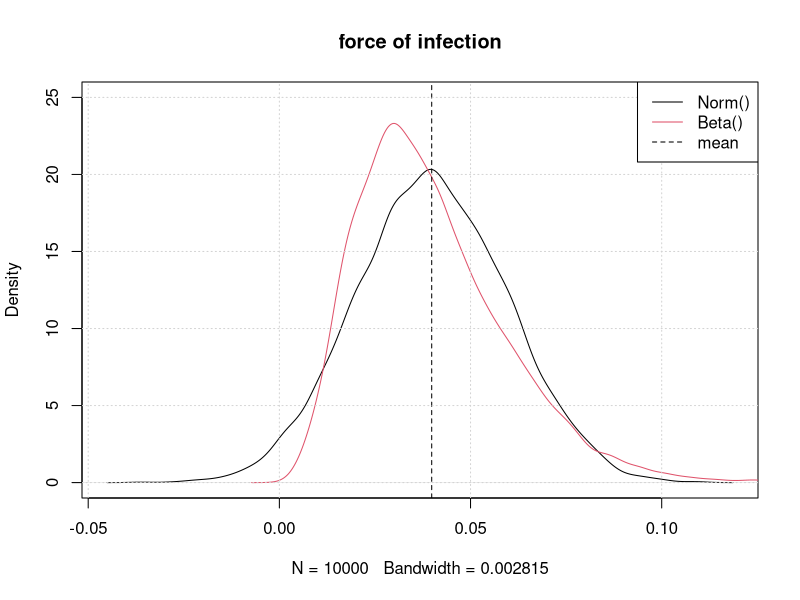
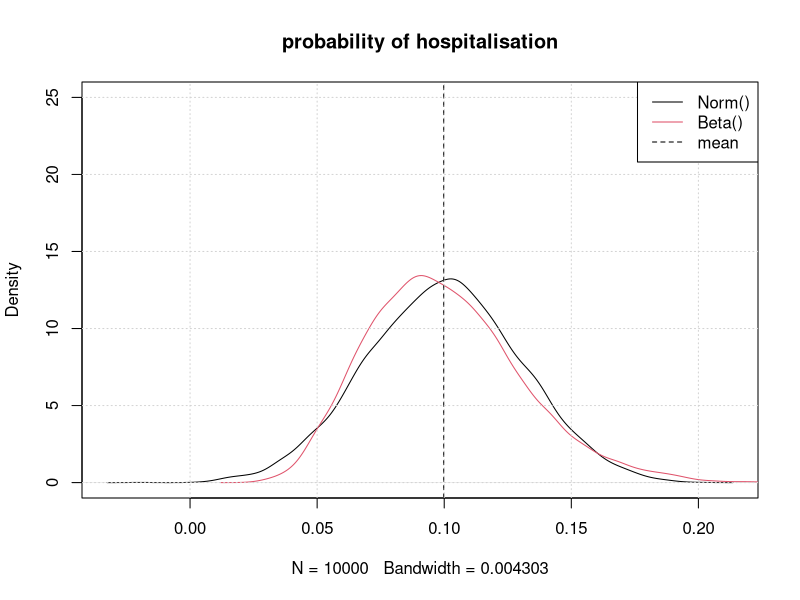
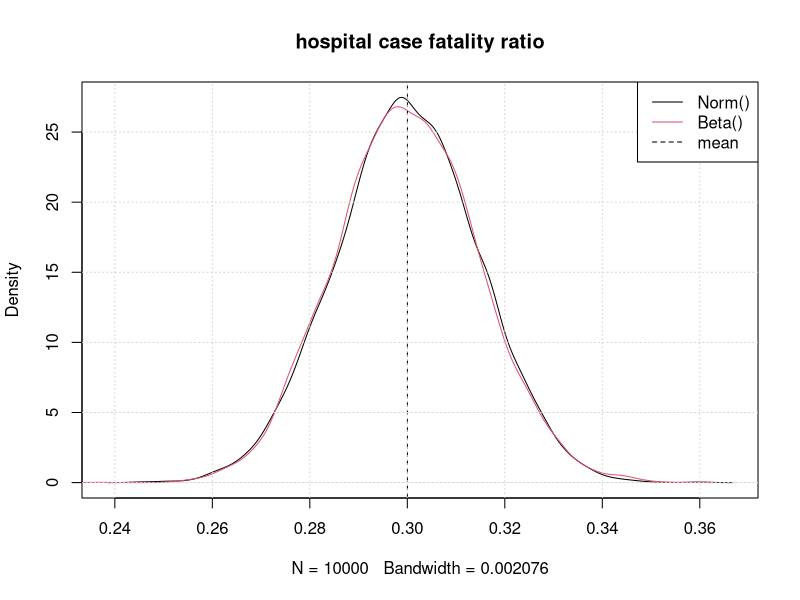
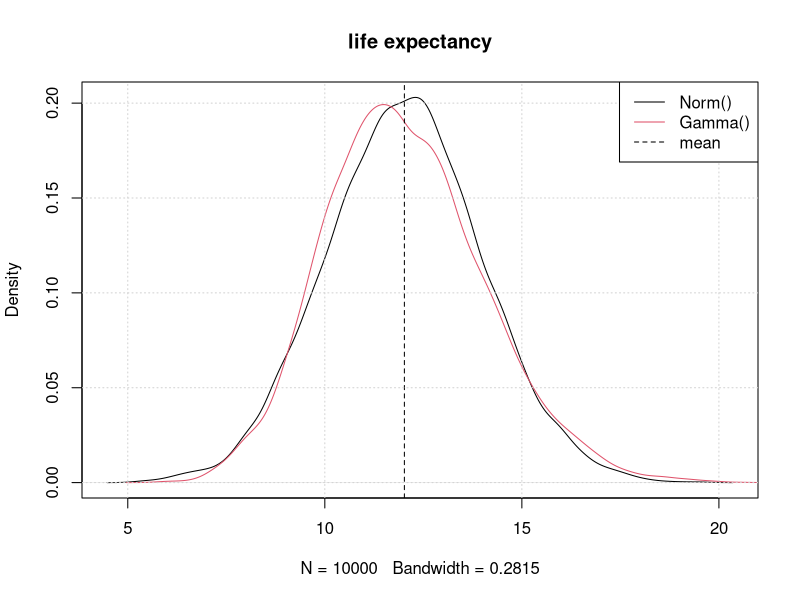
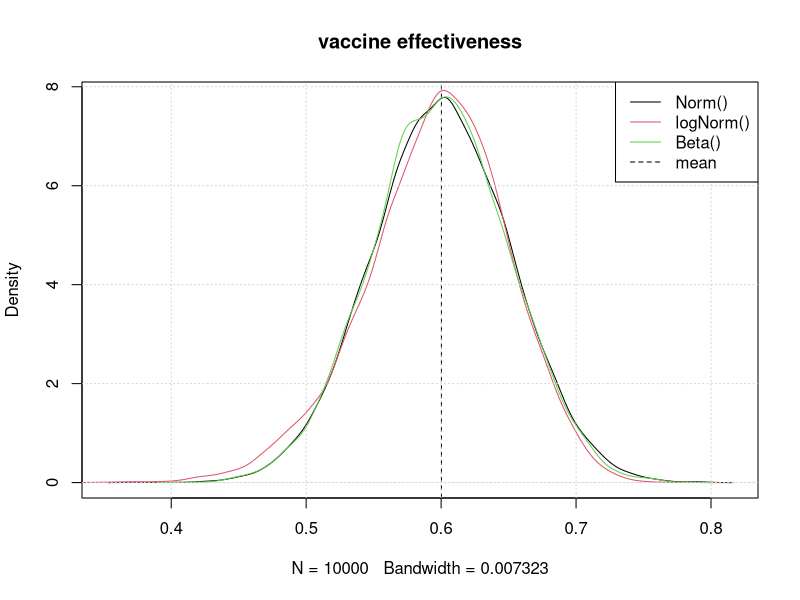
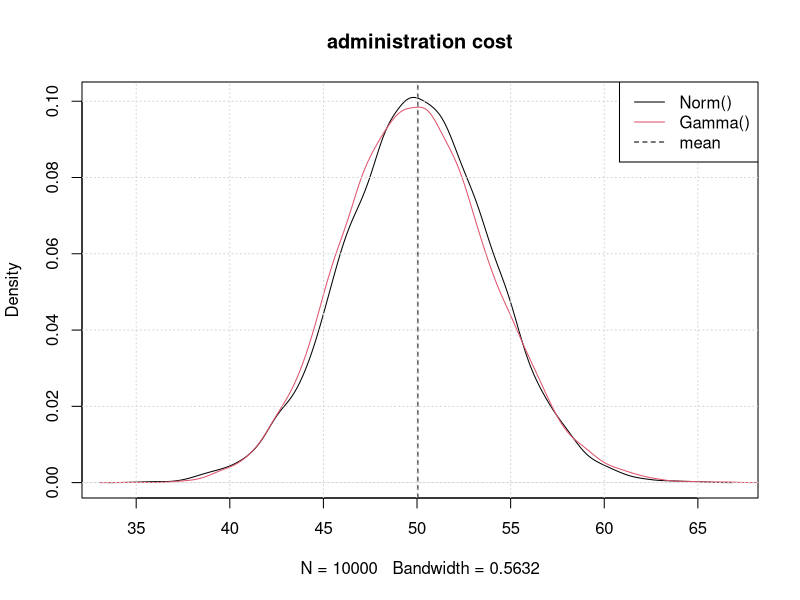
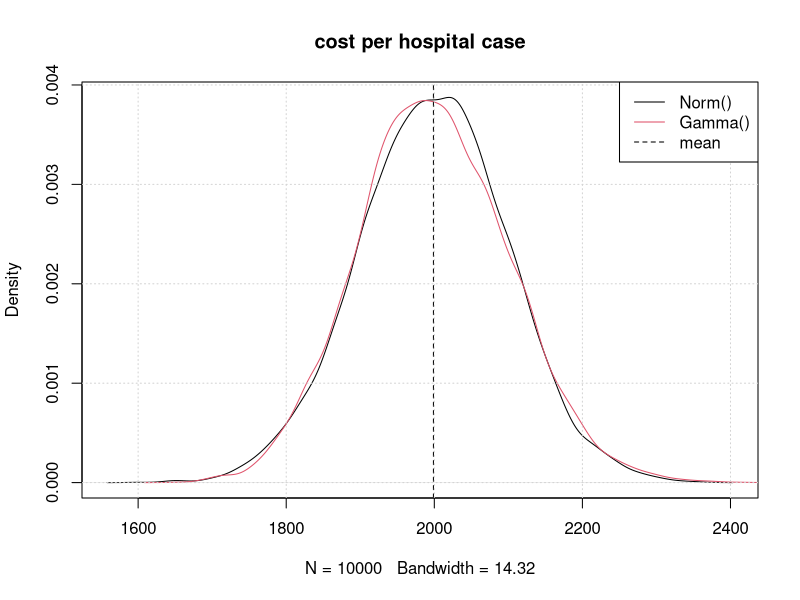
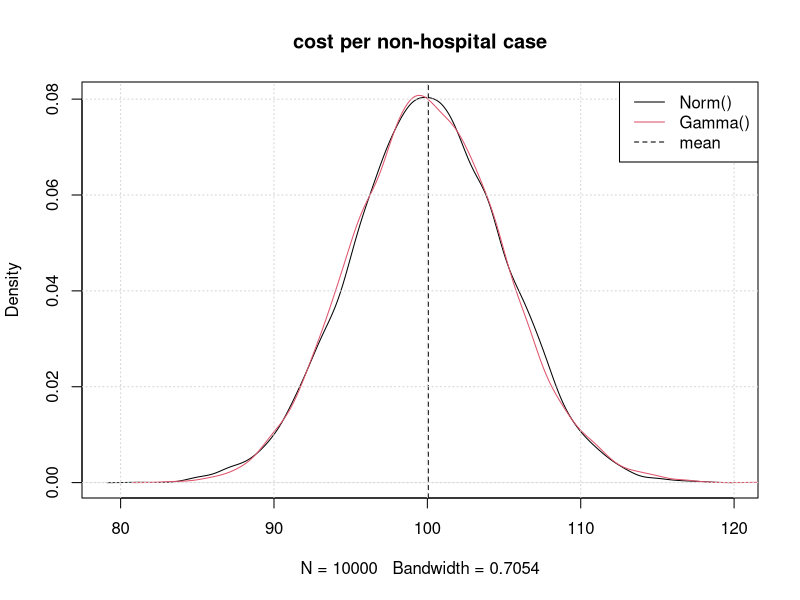

These figures' R source, in order:
## ---- chunk 1
set.seed(2020)

knitr::opts_chunk$set(fig.cap='', fig.align="center", message=FALSE, warning=FALSE, fig.height = 6, fig.width = 10)

show_results = FALSE

## ---- chunk 2
nsamples = 10000

## ---- chunk 3

set.seed(5698) # use this to get exactly the same results each time you run the code (e.g. for code checking)
sample(10)
sample(10)

# start over...
set.seed(5698) # use this to get exactly the same results each time you run the code (e.g. for code checking)
sample(10)
## ---- chunk 4

set.seed(5698) # use this to get exactly the same results each time you run the code (e.g. for code checking)

# if probability (p) and sample size (n) given: se = sqrt(p*(1-p)/n
force_of_infection_norm      = rnorm(nsamples,0.04, sqrt(0.04 * (1-0.04) / 100))	
p_hospital_norm   = rnorm(nsamples,0.1, sqrt(0.1 * (1-0.1) / 100))		  
hosp_case_fatality_ratio_norm   = rnorm(nsamples,0.3, sqrt(0.3 * (1-0.3) / 1000)) 

# if mean and se given (and n unknown)
life_expectancy_norm = rnorm(nsamples,12,2)	

# if CI given: se = (CI_high - CI_low)/(2*1.96)
vaccine_efficacy_norm       = rnorm(nsamples,0.6, (0.7 - 0.5) / (2 * 1.96))			

# if mean and se given
adm_cost_norm       = rnorm(nsamples, 50, 4)		
cost_hosp_norm      = rnorm(nsamples, 2000, 100)
cost_non_hosp_norm  = rnorm(nsamples, 100, 5)	
QALYloss_hosp_case_norm      = rnorm(nsamples, 0.018, 0.0018) 
QALYloss_non_hosp_case_norm  = rnorm(nsamples, 0.0082, 0.0018)
## ---- chunk 5
sample_gamma <- function(nsamples, mean, se){
  rgamma(nsamples, shape = mean^2 / se^2, rate = mean / se^2)
}

sample_beta_event <- function(nsamples, events, sample_size){
  return(rbeta(nsamples, shape1 = events , shape2 = sample_size - events))
}

sample_beta_mean <- function(nsamples, mean, se){
  alpha = mean^2 * (1 - mean) / se^2 
  beta  = alpha * (1 - mean) / mean
  return(rbeta(nsamples, shape1 = alpha, shape2 = beta))
}
## ---- chunk 6

# probability
force_of_infection_beta       = sample_beta_event(nsamples,4,100)
p_hospital_beta               = sample_beta_event(nsamples,10,100)
hosp_case_fatality_ratio_beta = sample_beta_event(nsamples,300,1000)

# count data
life_expectancy_gamma =  sample_gamma(nsamples,12,2)

# efficacy =  probability 
vaccine_efficacy_beta = sample_beta_mean(nsamples, mean = 0.6, se = (0.7-0.5)/(2*1.96))

# efficacy = 1-RR
vaccine_efficacy_lognormal = 1 - exp(rnorm(nsamples,log(0.4),(log(0.5)-log(0.3))/(2*1.96)))
  
# cost = count data
adm_cost_gamma = sample_gamma(nsamples, 50, 4)
cost_hosp_gamma = sample_gamma(nsamples, 2000, 100)
cost_non_hosp_gamma = sample_gamma(nsamples, 100, 5)

# utility, not-negative: beta
QALYloss_hosp_case_beta = sample_beta_mean(nsamples, 0.018, 0.0018)

# utility, not-negative: beta
QALYloss_non_hosp_case_beta = sample_beta_mean(nsamples, 0.0082, 0.0018)

## ---- chunk 7

plot(density(force_of_infection_norm), main = 'force of infection', ylim = c(0,25))
lines(density(force_of_infection_beta),col = 2)
abline(v = mean(force_of_infection_norm), lty = 2)
grid()
legend('topright',
      c('Norm()','Beta()', 'mean'),
      col = c(1,2,1),
      lty=c(1,1,2),
      lwd=1)
## ---- chunk 8

plot(density(p_hospital_norm), main = 'probability of hospitalisation', ylim = c(0,25))
lines(density(p_hospital_beta),col = 2)
abline(v = mean(p_hospital_norm), lty = 2)
grid()
legend('topright',
      c('Norm()','Beta()', 'mean'),
      col = c(1,2,1),
      lty=c(1,1,2),
      lwd=1)


plot(density(hosp_case_fatality_ratio_norm), main = 'hospital case fatality ratio')
lines(density(hosp_case_fatality_ratio_beta),col = 2)
abline(v = mean(hosp_case_fatality_ratio_norm), lty = 2)
grid()
legend('topright',
      c('Norm()','Beta()', 'mean'),
      col = c(1,2,1),
      lty=c(1,1,2),
      lwd=1)


plot(density(life_expectancy_norm), main = 'life expectancy')
lines(density(life_expectancy_gamma),col = 2)
abline(v = mean(life_expectancy_norm), lty = 2)
grid()
legend('topright',
      c('Norm()','Gamma()', 'mean'),
      col = c(1,2,1),
      lty=c(1,1,2),
      lwd=1)


plot(density(vaccine_efficacy_norm), main = 'vaccine effectiveness')
lines(density(vaccine_efficacy_lognormal),col = 2)
lines(density(vaccine_efficacy_beta),col = 3)
abline(v = mean(vaccine_efficacy_norm), lty = 2)
grid()
legend('topright',
      c('Norm()','logNorm()','Beta()', 'mean'),
      col = c(1,2,3,1),
      lty=c(1,1,1,2),
      lwd=1)

plot(density(adm_cost_norm), main = 'administration cost')
lines(density(adm_cost_gamma),col = 2)
abline(v = mean(adm_cost_norm), lty = 2)
grid()
legend('topright',
      c('Norm()','Gamma()', 'mean'),
      col = c(1,2,1),
      lty=c(1,1,2),
      lwd=1)

plot(density(cost_hosp_norm), main = 'cost per hospital case')
lines(density(cost_hosp_gamma),col = 2)
abline(v = mean(cost_hosp_norm), lty = 2)
grid()
legend('topright',
      c('Norm()','Gamma()', 'mean'),
      col = c(1,2,1),
      lty=c(1,1,2),
      lwd=1)

plot(density(cost_non_hosp_norm), main = 'cost per non-hospital case')
lines(density(cost_non_hosp_gamma),col = 2)
abline(v = mean(cost_non_hosp_norm), lty = 2)
grid()
legend('topright',
      c('Norm()','Gamma()', 'mean'),
      col = c(1,2,1),
      lty=c(1,1,2),
      lwd=1)

plot(density(QALYloss_hosp_case_norm), main = 'QALY loss per hospital case')
lines(density(QALYloss_hosp_case_beta),col = 2)
abline(v = mean(QALYloss_hosp_case_norm), lty = 2)
grid()
legend('topright',
      c('Norm()','Beta()', 'mean'),
      col = c(1,2,1),
      lty=c(1,1,2),
      lwd=1)

plot(density(QALYloss_non_hosp_case_norm), main = 'QALY loss per non-hospital case')
lines(density(QALYloss_non_hosp_case_beta),col = 2)
abline(v = mean(QALYloss_non_hosp_case_norm), lty = 2)
grid()
legend('topright',
      c('Norm()','Beta()', 'mean'),
      col = c(1,2,1),
      lty=c(1,1,2),
      lwd=1)

## ---- chunk 9
# over to you...
## ---- chunk 10

 
# * force of infection: sample size rather small for Normal distribution, use Beta
# * probability of hospitalisation: sample size rather small for Normal distribution, use Beta
# * case fatality ratio: sample size rather small for Normal distribution, use Beta
# 
# * life expectancy: Normal and Beta distribution OK
# * vaccine effectiveness: Normal, logNormal and Beta distributions OK		
# * administration cost: Normal and Gamma distributions OK
# * cost per hospital case: Normal and Gamma distributions OK
# * cost per non-hospital case: Normal and Gamma distribution OK
# * QALY loss per hospital case: Normal and Beta distribution OK
# 
# * QALY loss per non-hospital case: sample size rather small for normal distribution, use Beta
